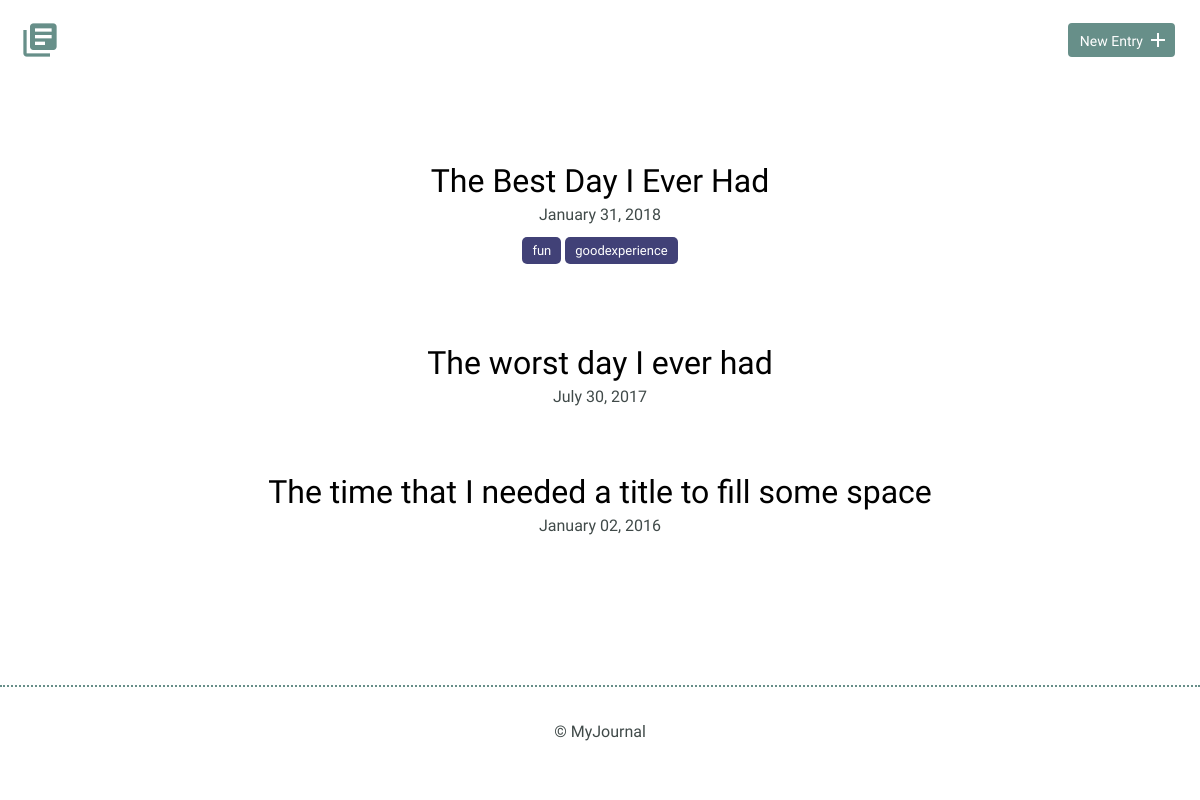
The app's page /, older data.
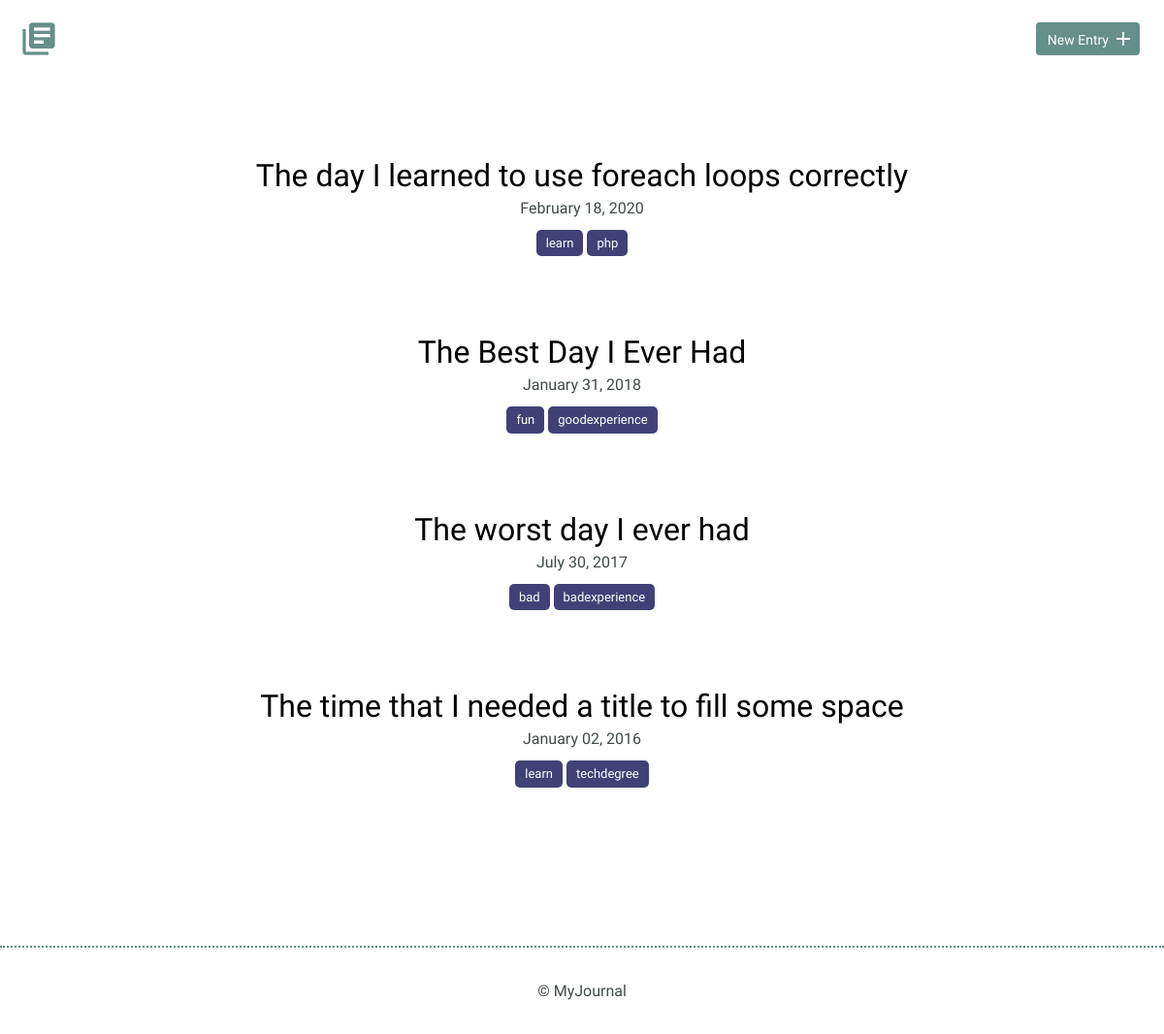
The same page, newer data.
### tables this page shows
CREATE TABLE "entries" (
	`id`	INTEGER,
	`title`	TEXT,
	`date`	TEXT,
	`time_spent`	INTEGER,
	`learned`	BLOB,
	`resources`	BLOB, tags TEXT,
	PRIMARY KEY(`id`)
);

### index.php (the view, shortened to what this page needs)
<?php
include('inc/header.php');
try {
    $results = $db->query('SELECT * FROM entries ORDER BY date DESC');
} catch(Exception $e) {
    echo $e->getMessage();
    die();
}
$entries = $results->fetchAll(PDO::FETCH_ASSOC);
?>
                <div class="entry-list">
                <?php
                        foreach($entries as $entrie){
                          echo " <article>";
                          echo " <h2><a href='detail.php?id=".$entrie['id'] ."'>".$entrie['title'] ."</a></h2>";
                          echo " <time datetime='".$entrie['date']."'>". date('F d, Y', strtotime($entrie['date'])) ."</time><br>\n";
                          if (!empty($entrie['tags'])){
                            foreach (explode(',', $entrie['tags']) as $tag) {
                                 echo " <p class='tags'>". $tag . "</p> ";
                            }
                          }
                          echo " </article>";
                        }
                    ?>
                </div>
            </div>
        </section>
        <footer>
            <div>
                &copy; MyJournal
            </div>
        </footer>
    </body>
</html>

### inc/header.php (shortened to what this page needs)
<!DOCTYPE html>
<html>
    <head>
        <link rel="stylesheet" href="css/normalize.css">
        <link rel="stylesheet" href="css/site.css">
    </head>
    <body>
        <header>
            <div class="container">
                <div class="site-header">
                    <a class="logo" href="index.php"><i class="material-icons">library_books</i></a>
                    <a class="button icon-right" href="new.php"><span>New Entry</span> <i class="material-icons">add</i></a>
                </div>
            </div>
        </header>
        <section>
            <div class="container">

### css/site.css (style rules this page uses)
body { font-size: 16px; color: #404a49; font-family: 'Cousine', serif; font-weight: 400; }
.container { margin: 0 auto; padding: 0 25px; }
header .site-header { margin: 0 auto; height: 95px; }
header .logo i { color: #678f89; margin: 20px 0 0 -5px; float: left; font-size: 40px; }
header .button { float: right; margin: 33px 0 0 0; }
footer { text-align: center; padding: 35px 0; border-top: 2px dotted #678f89; }
.button { padding: 8px 10px 6px 10px; background: #678f89; border: 2px solid #678f89; border-radius: 4px; text-decoration: none; color: #FFF; position: relative; text-align: center; font-size: 14px; }
.button.icon-right { padding-right: 30px; top: -10px; }
.button.icon-right i { position: absolute; top: 3px; right: 3px; }
h1, h2, h3 { margin: 0; font-weight: 400; line-height: 1em; color: #000; }
h2 { font-size: 32px; }
h2 a { text-decoration: none; color: #000; }
p { line-height: 1.8em; font-size: 18px; }
.entry-list, .edit-entry, .new-entry { max-width: 800px; margin: 0 auto; padding: 70px 0 150px 0; }
.entry-list article { margin-bottom: 70px; text-align: center; }
.entry-list article:last-child { margin-bottom: 0; }
.entry-list article h2 { margin-bottom: 8px; }
.tags { background-color: rgb(65, 65, 119); border-radius: 5px; color: white; width:fit-content; display:inline-block; padding:2px 10px; font-size: small; }

Row changes from the older to the newer data that the page shows:
added entries: title "The day I learned to use foreach loops correctly", date "February 18, 2020", tags "learn", tags "php"
changed entries "The worst day I ever had": tags empty → "bad, badexperience" (drawn)
changed entries "The time that I needed a title to fill some space": tags empty → "learn, techdegree" (drawn)
Text that changed along with them:
new list line: "bad"
new list line: "badexperience"
new list line: "learn"
new list line: "techdegree"
